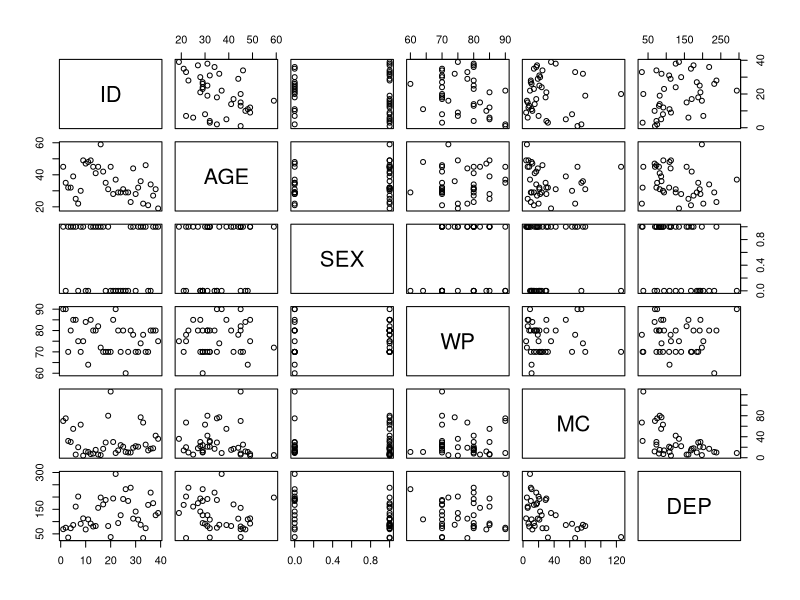
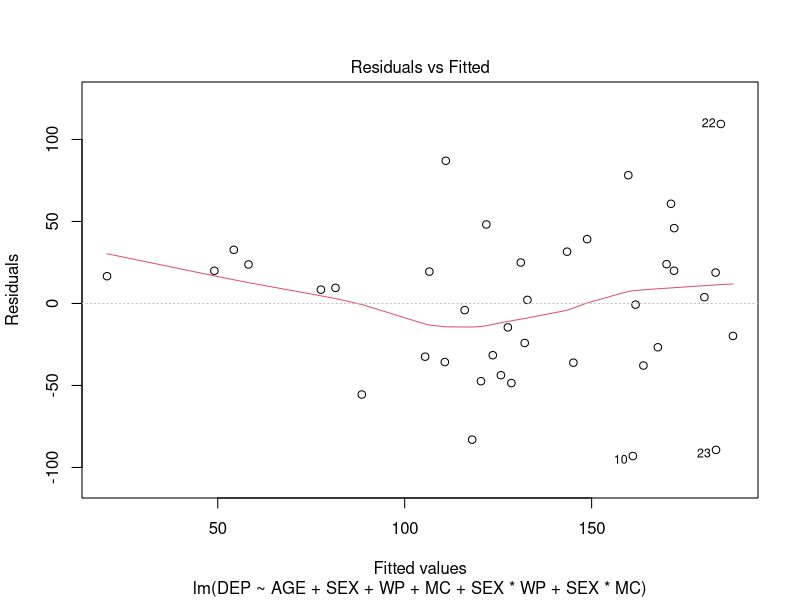
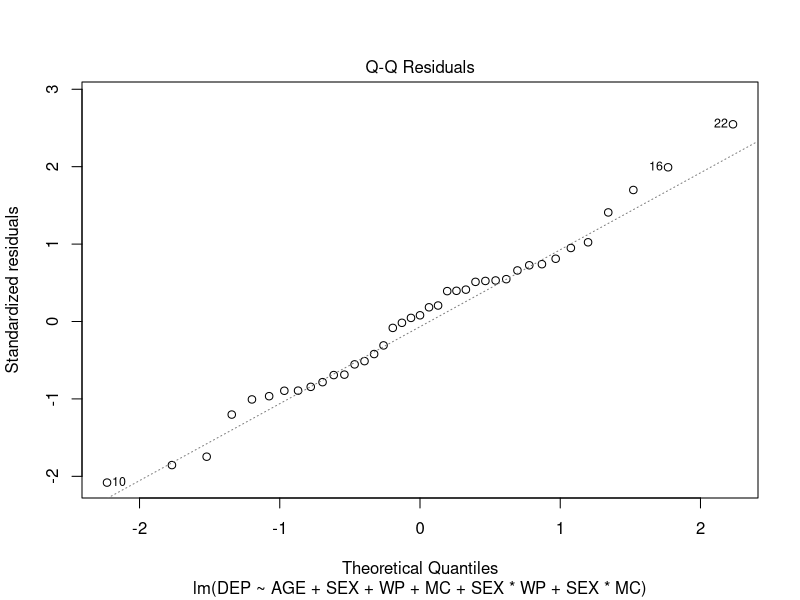
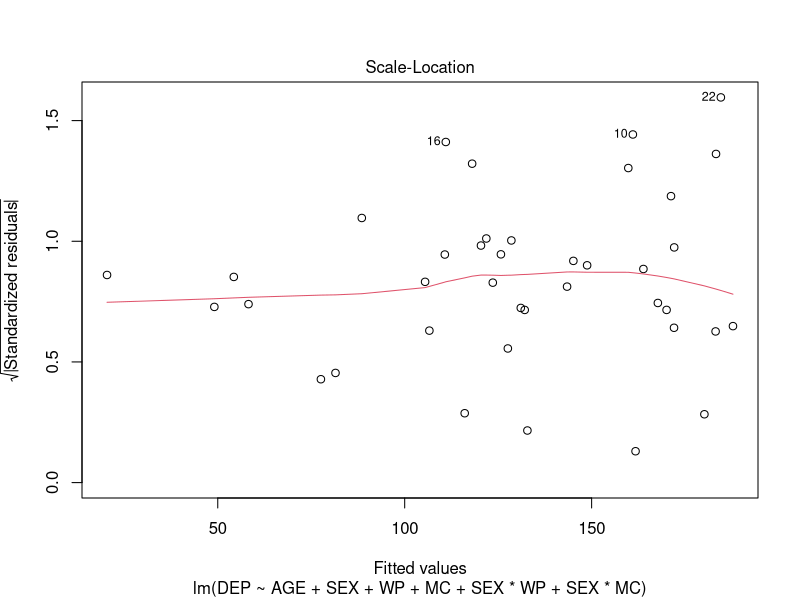
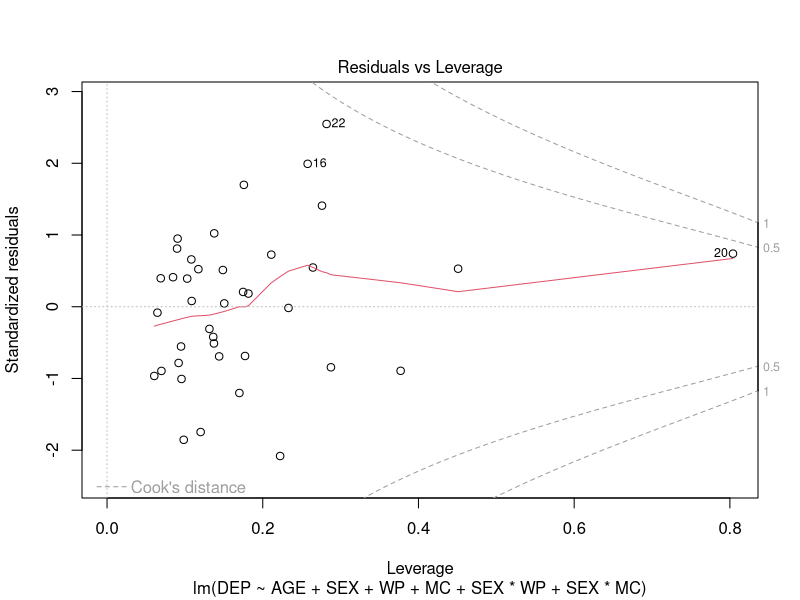
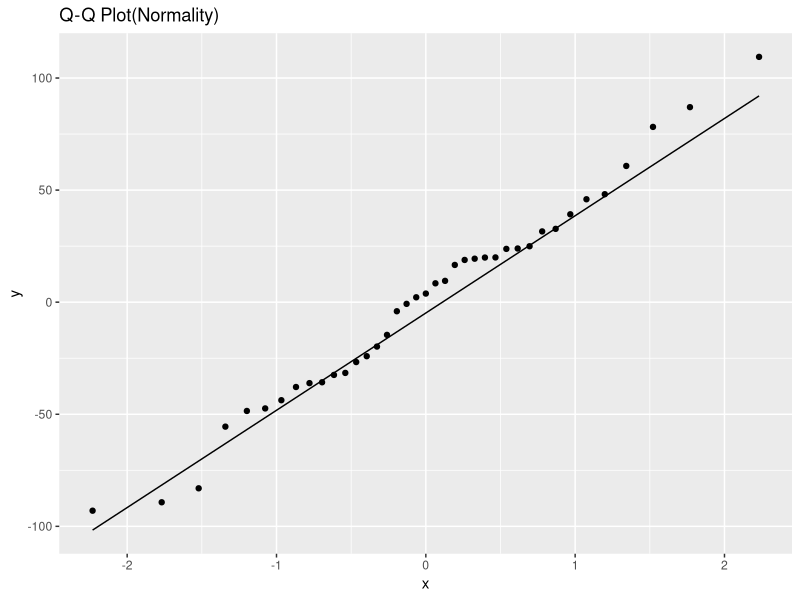
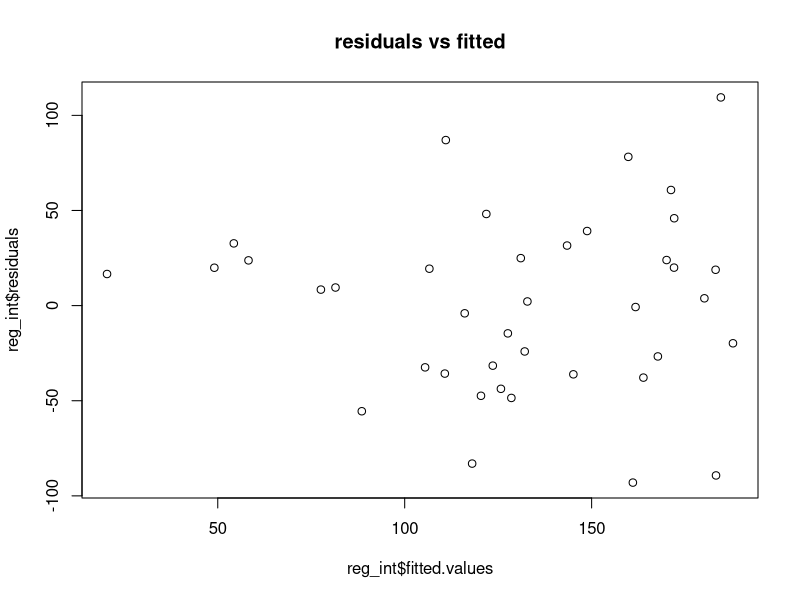
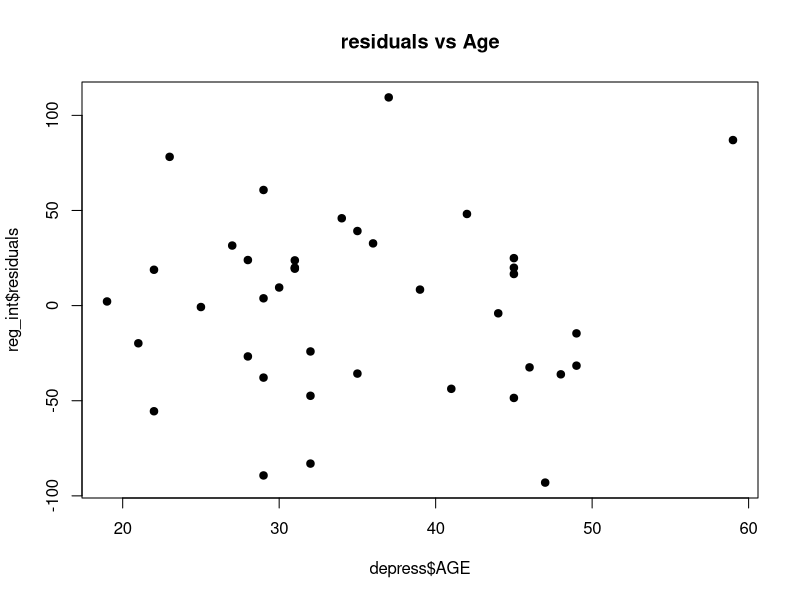

Recreate these plots in R, in order.
library(ggplot2)
library(dplyr)
library(tidyverse)
library(readr)
library(broom)
library(GGally)

depress <- read.table("depression.dat",header = T)
head(depress)

reg_int <- lm(DEP~AGE+SEX+WP+MC+SEX*WP+SEX*MC,data = depress)
summary(reg_int)

plot(depress)
cor(depress)

plot(reg_int)

ggplot(data=reg_int, mapping = aes(sample=reg_int$residuals)) +
  geom_qq() +
  geom_qq_line()+
  ggtitle("Q-Q Plot(Normality)")

plot(reg_int$fitted.values, reg_int$residuals,main="residuals vs fitted")

plot(depress$AGE,reg_int$residuals,pch=19,main="residuals vs Age")
plot(depress$SEX,reg_int$residuals,pch=19,main="residuals vs SEX")
plot(depress$WP,reg_int$residuals,pch=19,main="residuals vs WP")
plot(depress$MC,reg_int$residuals,pch=19,main="residuals vs MC")

# response variable (DEP) transform: not good
depress <- mutate(depress, DEP_log = log(DEP))
reg.logdep_int <- lm(DEP_log~AGE+SEX+WP+MC+SEX*WP+SEX*MC,data = depress)
summary(reg.logdep_int)

plot(reg.logdep_int$fitted.values, reg.logdep_int$residuals,
     main="residuals vs fitted (after logging y)")

ggplot(data=reg.logdep_int, mapping = aes(sample=reg.logdep_int$residuals)) +
  geom_qq() +
  geom_qq_line()+
  ggtitle("Q-Q Plot(Normality) after logging y")

# explanatory variables (MC) transform: good
depress <- mutate(depress, MC_log = log(MC))
reg.logMC_int <- lm(DEP~AGE+SEX+WP+MC_log+SEX*WP+SEX*MC_log,data = depress)
summary(reg.logMC_int)

plot(depress$MC_log,reg.logMC_int$residuals,pch=19,
     main="residuals vs MC (after logging MC)")

ggplot(data=reg.logMC_int, mapping = aes(sample=reg.logMC_int$residuals)) +
  geom_qq() +
  geom_qq_line()+
  ggtitle("Q-Q Plot(Normality) after logging MC")

# F-test (Q.6)

anova(reg.logMC_int)

# testing interaction

reg <- lm(DEP~AGE+SEX+WP+MC_log, data= depress)
anova(reg,reg.logMC_int)

# Q7

laverage <- hatvalues(reg.logMC_int)
plot(laverage, type="h")
student <- rstudent(reg.logMC_int)
plot(student, type="h")
dfs <- dffits(reg.logMC_int)
plot(dfs, type="h")
cooksd <- cooks.distance(reg.logMC_int)
plot(cooksd, type="h")
fram <- data.frame(DEP=depress$DEP, fitted=reg.logMC_int$fitted.values, 
           residuals=reg.logMC_int$residuals, laverage, student, 
           dffits=dfs, cooksd)

# Exclude extreme values of no.1,2,10,16,20,22,23

reg.logMC_int1=lm(DEP~AGE+SEX+WP+MC_log+SEX*WP+SEX*MC_log, 
                   data= depress[-1,])
summary(reg.logMC_int1)

reg.logMC_int2=lm(DEP~AGE+SEX+WP+MC_log+SEX*WP+SEX*MC_log, 
                  data= depress[-2,])
summary(reg.logMC_int2)


reg.logMC_int10=lm(DEP~AGE+SEX+WP+MC_log+SEX*WP+SEX*MC_log, 
                   data= depress[-10,])
summary(reg.logMC_int10)

reg.logMC_int16=lm(DEP~AGE+SEX+WP+MC_log+SEX*WP+SEX*MC_log, 
                   data= depress[-16,])
summary(reg.logMC_int16)

reg.logMC_int20=lm(DEP~AGE+SEX+WP+MC_log+SEX*WP+SEX*MC_log, 
                   data= depress[-20,])
summary(reg.logMC_int20)

reg.logMC_int22=lm(DEP~AGE+SEX+WP+MC_log+SEX*WP+SEX*MC_log, 
                   data= depress[-22,])
summary(reg.logMC_int22)

reg.logMC_int23=lm(DEP~AGE+SEX+WP+MC_log+SEX*WP+SEX*MC_log, 
                   data= depress[-23,])
summary(reg.logMC_int23)


reg.logMC_int_ex=lm(DEP~AGE+SEX+WP+MC_log+SEX*WP+SEX*MC_log, 
                   data= depress[-c(1,2,10,16,20,22,23),])
summary(reg.logMC_int_ex)

# test interaction after excluding no.22

reg.22=lm(DEP~AGE+SEX+WP+MC_log,data= depress[-22,])
anova(reg.22, reg.logMC_int22)

# test interaction after excluding no.1.2.10.16.20.22.23

reg.ex=lm(DEP~AGE+SEX+WP+MC_log,data= depress[-c(1,2,10,16,20,22,23),])
anova(reg.ex, reg.logMC_int_ex)

# without interation

anova(reg)

# without interation after excluding no.22

anova(reg.22)

# without interation after excluding no.1.2.10.16.20.22.23

anova(reg.ex)

# Determined a final model

step(reg.logMC_int)

-41.721*log(1.5)
